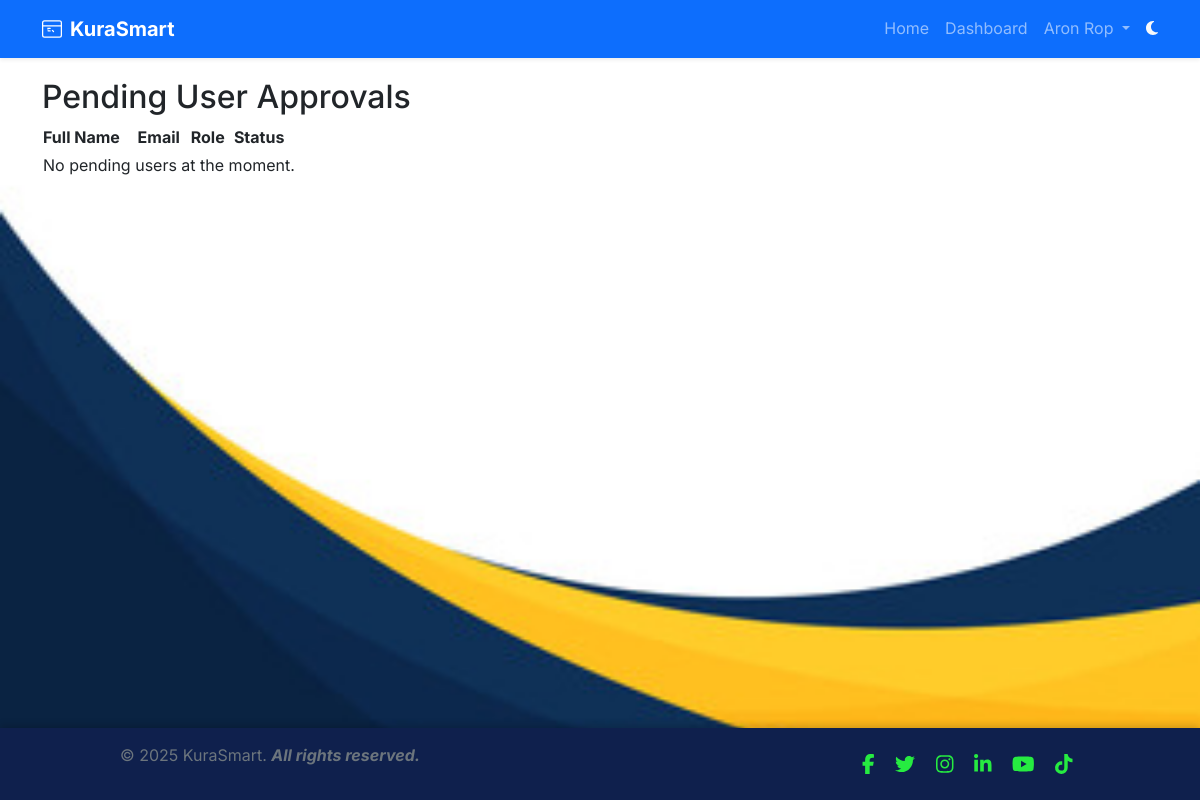
The page /admin/pending-users (signed in) on the database as committed earlier.
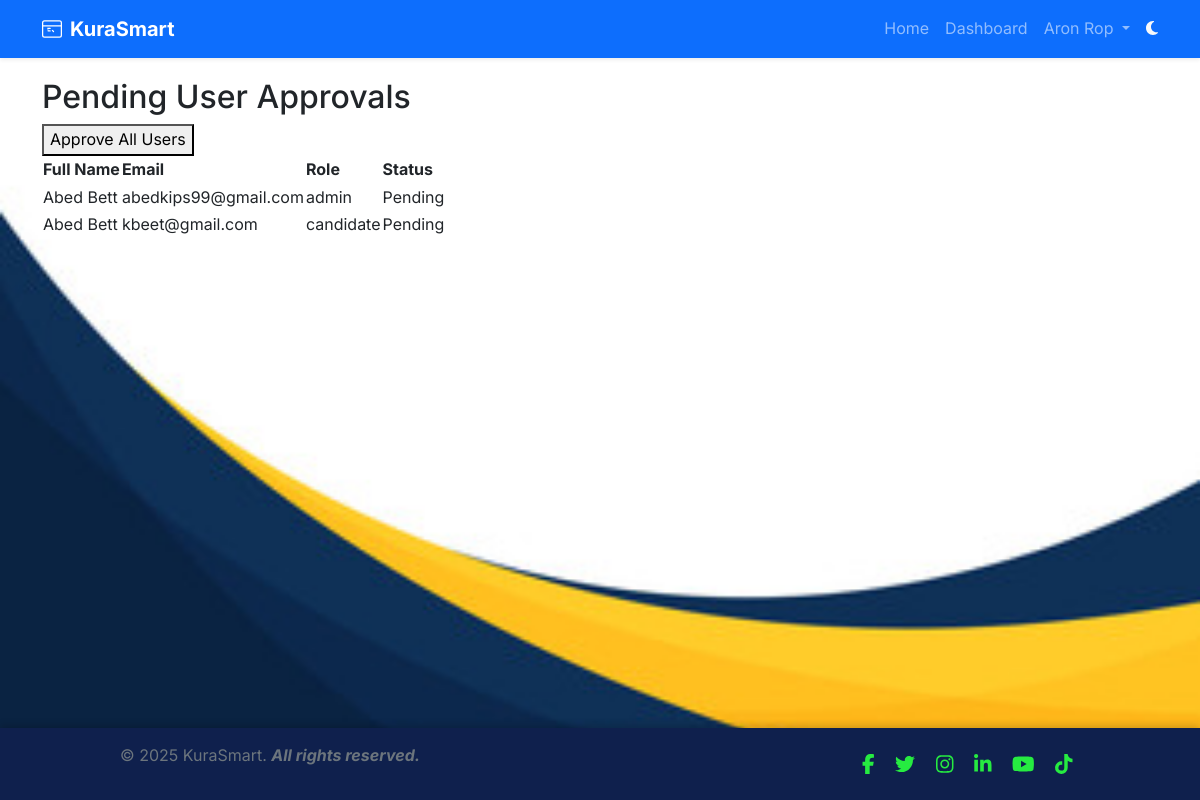
The same page on the database as committed later.
### app/models.py (models this page shows, shortened)
class User(db.Model, UserMixin):
    __tablename__ = 'users'
    id = db.Column(db.Integer, primary_key=True)
    email = db.Column(db.String(120), unique=True, nullable=False, index=True)
    full_name = db.Column(db.String(120), nullable=False)
    username = db.Column(db.String(80), unique=True, nullable=True)  # Informal only
    password_hash = db.Column(db.String(128), nullable=False)
    voting_type = db.Column(db.String(10), nullable=False, default="informal")  # 'formal' or 'informal'
    national_id = db.Column(db.String(20), unique=True, nullable=True)
    dob = db.Column(db.Date, nullable=True)
    gender = db.Column(db.String(10), nullable=True)
    county = db.Column(db.String(100), nullable=True)
    sub_county = db.Column(db.String(100), nullable=True)
    division = db.Column(db.String(100), nullable=True)
    location = db.Column(db.String(100), nullable=True)
    sub_location = db.Column(db.String(100), nullable=True)
    profile_image_url = db.Column(db.String(255), nullable=True)
    is_verified = db.Column(db.Boolean, default=False, index=True)
    is_superadmin = db.Column(db.Boolean, default=False)
    role = db.Column(db.Enum(UserRole), default=UserRole.voter, nullable=False, index=True)
    created_at = db.Column(db.DateTime, default=datetime.utcnow)
    candidates = db.relationship('Candidate', back_populates='user', lazy='dynamic')
    verification_requests = db.relationship('VerificationRequest', back_populates='user', lazy='dynamic')
    votes = db.relationship('Vote', back_populates='voter', lazy='dynamic')
    def is_admin(self):
        return self.role in [UserRole.admin, UserRole.super_admin]

### app/routes/web_auth.py (the view)
@admin_web_bp.route('/pending-users')
@login_required
def pending_users():
    if not current_user.is_admin() and not current_user.is_super_admin():
        abort(403)
    users = User.query.filter(
        User.is_verified == False,
        User.role.in_(['admin', 'candidate'])
    ).order_by(User.full_name).all()
    return render_template('admin/pending_users.html', users=users)

### app/context_processors.py (called while the page is built)
def inject_unread_notifs():
    if current_user.is_authenticated:
        count = Notification.query.filter_by(read=False).count()
    else:
        count = 0
    return {'unread_count': count}

### app/templates/admin/pending_users.html (shortened to what this page needs)
{% extends "base.html" %}
{% block content %}
<section class="gi-container gi-py-4">
  <h2 class="gi-text-2xl gi-font-semibold gi-text-white gi-mb-4">Pending User Approvals</h2>
  {% if users %}
  <form method="POST" action="{{ url_for('admin_web.approve_all_users') }}" class="gi-mb-4">
    <button type="submit" class="glass-button gi-shadow-lg">
       Approve All Users
    </button>
  </form>
  {% endif %}
  <div class="gi-overflow-x-auto">
    <table class="glass-table gi-w-full gi-text-white">
      <thead>
        <tr>
          <th class="gi-p-3 gi-text-left">Full Name</th>
          <th class="gi-p-3 gi-text-left">Email</th>
          <th class="gi-p-3 gi-text-left">Role</th>
          <th class="gi-p-3 gi-text-left">Status</th>
        </tr>
      </thead>
      <tbody>
        {% for user in users %}
        <tr class="gi-border-b gi-border-gray-700">
          <td class="gi-p-3">{{ user.full_name }}</td>
          <td class="gi-p-3">{{ user.email }}</td>
          <td class="gi-p-3 gi-capitalize">{{ user.role.name.replace('_', ' ') }}</td>
          <td class="gi-p-3">
            <span class="gi-text-sm gi-text-gray-300">Pending</span>
          </td>
        </tr>
        {% else %}
        <tr>
          <td colspan="4" class="gi-p-3 gi-text-center gi-text-gray-300">
            No pending users at the moment.
          </td>
        </tr>
        {% endfor %}
      </tbody>
    </table>
  </div>
</section>
{% endblock %}

Rows that differ between the two databases and show on the page:
now on this page (row edited): User: full_name "Abed Bett", email "abedkips99@gmail.com", role.name.replace "admin"
now on this page (row edited): User: full_name "Abed Bett", email "kbeet@gmail.com", role.name.replace "candidate"
Other text that changed with them:
text no longer shown: "No pending users at the moment."
text now shown: "Approve All Users"
